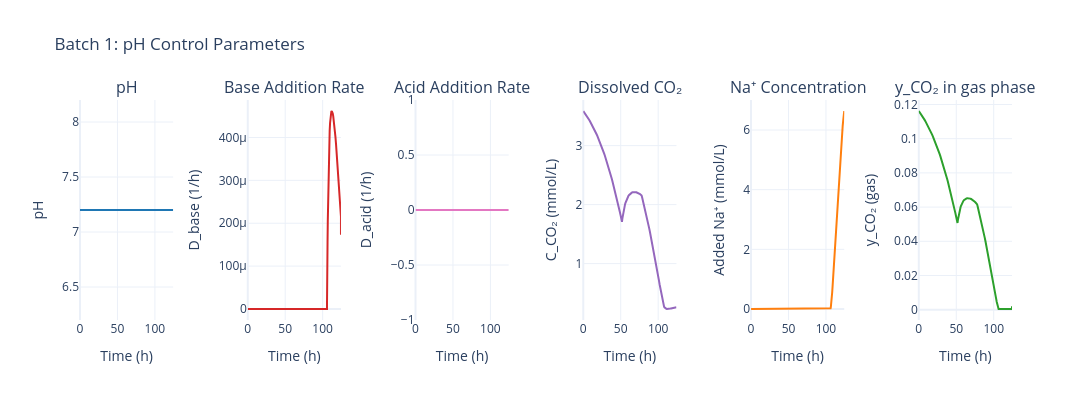

Notebook code for this chart:
### Code cell
# pH plots
fig = data.plot_pH_control(batch_number=BATCH_NUMBER)
fig.show()

### Figure 1 — Plotly figure (JSON) as saved in the notebook; plotly's stock layout.template omitted (floating-point values rounded to 4 significant figures; data arrays with more than 128 entries replaced by an {"elided": "..."} marker saying what was removed)
{"data": [{"hovertemplate": "Time: %{x:.1f} h<br>pH: %{y:.2f}<extra></extra>", "line": {"color": "#1f77b4", "width": 2}, "mode": "lines", "name": "pH", "type": "scatter", "x": {"elided": "210 float values"}, "xaxis": "x", "y": {"elided": "210 float values"}, "yaxis": "y"}, {"hovertemplate": "Time: %{x:.1f} h<br>D_base: %{y:.4f} 1/h<extra></extra>", "line": {"color": "#d62728", "width": 2}, "mode": "lines", "name": "D_base", "type": "scatter", "x": {"elided": "210 float values"}, "xaxis": "x2", "y": {"elided": "210 float values"}, "yaxis": "y2"}, {"hovertemplate": "Time: %{x:.1f} h<br>D_acid: %{y:.4f} 1/h<extra></extra>", "line": {"color": "#e377c2", "width": 2}, "mode": "lines", "name": "D_acid", "type": "scatter", "x": {"elided": "210 float values"}, "xaxis": "x3", "y": {"elided": "210 float values"}, "yaxis": "y3"}, {"hovertemplate": "Time: %{x:.1f} h<br>C_CO₂: %{y:.2f} mmol/L<extra></extra>", "line": {"color": "#9467bd", "width": 2}, "mode": "lines", "name": "C_CO₂", "type": "scatter", "x": {"elided": "210 float values"}, "xaxis": "x4", "y": {"elided": "210 float values"}, "yaxis": "y4"}, {"hovertemplate": "Time: %{x:.1f} h<br>Added Na⁺: %{y:.1f} mmol/L<extra></extra>", "line": {"color": "#ff7f0e", "width": 2}, "mode": "lines", "name": "Added Na⁺", "type": "scatter", "x": {"elided": "210 float values"}, "xaxis": "x5", "y": {"elided": "210 float values"}, "yaxis": "y5"}, {"hovertemplate": "Time: %{x:.1f} h<br>y_CO₂ (gas): %{y:.2f}<extra></extra>", "line": {"color": "#2ca02c", "width": 2}, "mode": "lines", "name": "y_CO₂ (gas)", "type": "scatter", "x": {"elided": "210 float values"}, "xaxis": "x6", "y": {"elided": "210 float values"}, "yaxis": "y6"}], "layout": {"annotations": [{"font": {"size": 16}, "showarrow": false, "text": "pH", "x": 0.05, "xanchor": "center", "xref": "paper", "y": 1, "yanchor": "bottom", "yref": "paper"}, {"font": {"size": 16}, "showarrow": false, "text": "Base Addition Rate", "x": 0.23, "xanchor": "center", "xref": "paper", "y": 1, "yanchor": "bottom", "yref": "paper"}, {"font": {"size": 16}, "showarrow": false, "text": "Acid Addition Rate", "x": 0.41, "xanchor": "center", "xref": "paper", "y": 1, "yanchor": "bottom", "yref": "paper"}, {"font": {"size": 16}, "showarrow": false, "text": "Dissolved CO₂", "x": 0.59, "xanchor": "center", "xref": "paper", "y": 1, "yanchor": "bottom", "yref": "paper"}, {"font": {"size": 16}, "showarrow": false, "text": "Na⁺ Concentration", "x": 0.77, "xanchor": "center", "xref": "paper", "y": 1, "yanchor": "bottom", "yref": "paper"}, {"font": {"size": 16}, "showarrow": false, "text": "y_CO₂ in gas phase", "x": 0.95, "xanchor": "center", "xref": "paper", "y": 1, "yanchor": "bottom", "yref": "paper"}], "font": {"size": 12}, "height": 400, "showlegend": false, "title": {"text": "Batch 1: pH Control Parameters"}, "width": 2100, "xaxis": {"anchor": "y", "domain": [0, 0.1], "title": {"text": "Time (h)"}}, "xaxis2": {"anchor": "y2", "domain": [0.18, 0.28], "title": {"text": "Time (h)"}}, "xaxis3": {"anchor": "y3", "domain": [0.36, 0.46], "title": {"text": "Time (h)"}}, "xaxis4": {"anchor": "y4", "domain": [0.54, 0.64], "title": {"text": "Time (h)"}}, "xaxis5": {"anchor": "y5", "domain": [0.72, 0.82], "title": {"text": "Time (h)"}}, "xaxis6": {"anchor": "y6", "domain": [0.9, 1.0], "title": {"text": "Time (h)"}}, "yaxis": {"anchor": "x", "domain": [0, 1], "title": {"text": "pH"}}, "yaxis2": {"anchor": "x2", "domain": [0, 1], "title": {"text": "D_base (1/h)"}}, "yaxis3": {"anchor": "x3", "domain": [0, 1], "title": {"text": "D_acid (1/h)"}}, "yaxis4": {"anchor": "x4", "domain": [0, 1], "title": {"text": "C_CO₂ (mmol/L)"}}, "yaxis5": {"anchor": "x5", "domain": [0, 1], "title": {"text": "Added Na⁺ (mmol/L)"}}, "yaxis6": {"anchor": "x6", "domain": [0, 1], "title": {"text": "y_CO₂ (gas)"}}}}
